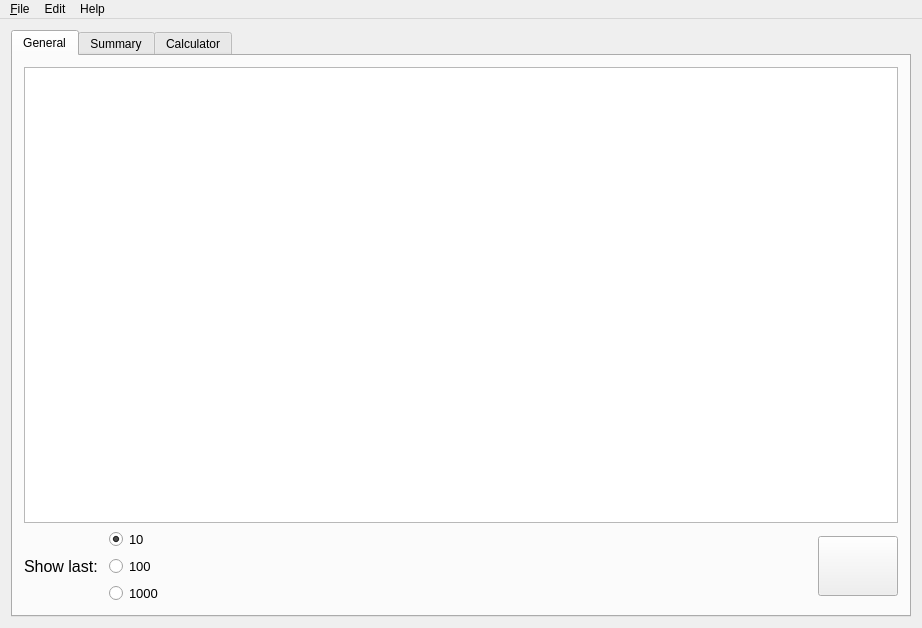
<?xml version="1.0" encoding="UTF-8"?>
<ui version="4.0">
 <class>MainWindow</class>
 <widget class="QMainWindow" name="MainWindow">
  <property name="geometry">
   <rect>
    <x>0</x>
    <y>0</y>
    <width>922</width>
    <height>628</height>
   </rect>
  </property>
  <property name="windowTitle">
   <string>MainWindow</string>
  </property>
  <widget class="QWidget" name="centralWidget">
   <layout class="QGridLayout" name="gridLayout">
    <item row="0" column="1">
     <widget class="QTabWidget" name="tabs">
      <property name="currentIndex">
       <number>0</number>
      </property>
      <widget class="QWidget" name="tab_table">
       <attribute name="title">
        <string>General</string>
       </attribute>
       <layout class="QGridLayout" name="gridLayout_3">
        <item row="0" column="0">
         <widget class="QTableView" name="tv_mainTableView">
          <property name="font">
           <font>
            <pointsize>12</pointsize>
           </font>
          </property>
         </widget>
        </item>
        <item row="1" column="0">
         <layout class="QGridLayout" name="gridLayout_2">
          <item row="1" column="0">
           <widget class="QLabel" name="lbl_showLast">
            <property name="sizePolicy">
             <sizepolicy hsizetype="Preferred" vsizetype="Fixed">
              <horstretch>0</horstretch>
              <verstretch>0</verstretch>
             </sizepolicy>
            </property>
            <property name="font">
             <font>
              <pointsize>12</pointsize>
             </font>
            </property>
            <property name="text">
             <string>Show last: </string>
            </property>
           </widget>
          </item>
          <item row="0" column="3" rowspan="3">
           <widget class="QPushButton" name="btn_addRecord">
            <property name="minimumSize">
             <size>
              <width>80</width>
              <height>60</height>
             </size>
            </property>
            <property name="font">
             <font>
              <pointsize>12</pointsize>
             </font>
            </property>
            <property name="text">
             <string/>
            </property>
           </widget>
          </item>
          <item row="1" column="1">
           <widget class="QRadioButton" name="rb_show1h">
            <property name="font">
             <font>
              <pointsize>10</pointsize>
             </font>
            </property>
            <property name="text">
             <string>100</string>
            </property>
            <property name="checked">
             <bool>false</bool>
            </property>
           </widget>
          </item>
          <item row="2" column="1">
           <widget class="QRadioButton" name="rb_show1k">
            <property name="font">
             <font>
              <pointsize>10</pointsize>
             </font>
            </property>
            <property name="text">
             <string>1000</string>
            </property>
           </widget>
          </item>
          <item row="0" column="1">
           <widget class="QRadioButton" name="rb_show1d">
            <property name="font">
             <font>
              <pointsize>10</pointsize>
             </font>
            </property>
            <property name="text">
             <string>10</string>
            </property>
            <property name="checked">
             <bool>true</bool>
            </property>
           </widget>
          </item>
          <item row="0" column="2">
           <spacer name="horizontalSpacer">
            <property name="orientation">
             <enum>Qt::Horizontal</enum>
            </property>
            <property name="sizeHint" stdset="0">
             <size>
              <width>40</width>
              <height>20</height>
             </size>
            </property>
           </spacer>
          </item>
         </layout>
        </item>
       </layout>
      </widget>
      <widget class="QWidget" name="tab_filter">
       <attribute name="title">
        <string>Summary</string>
       </attribute>
      </widget>
      <widget class="QWidget" name="tab_calculator">
       <attribute name="title">
        <string>Calculator</string>
       </attribute>
      </widget>
     </widget>
    </item>
   </layout>
  </widget>
  <widget class="QMenuBar" name="menuBar">
   <property name="geometry">
    <rect>
     <x>0</x>
     <y>0</y>
     <width>922</width>
     <height>21</height>
    </rect>
   </property>
   <widget class="QMenu" name="menu_File">
    <property name="title">
     <string>&amp;File</string>
    </property>
    <addaction name="actionImport_DB"/>
    <addaction name="actionExport_DB"/>
    <addaction name="separator"/>
    <addaction name="actionExit"/>
   </widget>
   <widget class="QMenu" name="menuHelp">
    <property name="title">
     <string>Help</string>
    </property>
    <addaction name="actionAbout"/>
   </widget>
   <widget class="QMenu" name="menuAbout">
    <property name="title">
     <string>Edit</string>
    </property>
    <addaction name="actionUndo"/>
    <addaction name="actionRedo"/>
    <addaction name="separator"/>
    <addaction name="actionCut"/>
    <addaction name="actionCopy"/>
    <addaction name="actionPaste"/>
    <addaction name="separator"/>
    <addaction name="actionSwitchTab"/>
    <addaction name="separator"/>
    <addaction name="actionMinimizeWindow"/>
    <addaction name="actionMaximizeWindow"/>
   </widget>
   <addaction name="menu_File"/>
   <addaction name="menuAbout"/>
   <addaction name="menuHelp"/>
  </widget>
  <action name="actionExit">
   <property name="icon">
    <iconset resource="resources/resources.qrc">
     <normaloff>:/icons/exit.png</normaloff>:/icons/exit.png</iconset>
   </property>
   <property name="text">
    <string>Exit</string>
   </property>
   <property name="shortcut">
    <string>Ctrl+Q</string>
   </property>
  </action>
  <action name="actionCopy">
   <property name="icon">
    <iconset resource="resources/resources.qrc">
     <normaloff>:/icons/copy.png</normaloff>:/icons/copy.png</iconset>
   </property>
   <property name="text">
    <string>Copy</string>
   </property>
   <property name="shortcut">
    <string>Ctrl+C</string>
   </property>
  </action>
  <action name="actionPaste">
   <property name="icon">
    <iconset resource="resources/resources.qrc">
     <normaloff>:/icons/paste.png</normaloff>:/icons/paste.png</iconset>
   </property>
   <property name="text">
    <string>Paste</string>
   </property>
   <property name="shortcut">
    <string>Ctrl+V</string>
   </property>
  </action>
  <action name="actionUndo">
   <property name="icon">
    <iconset resource="resources/resources.qrc">
     <normaloff>:/icons/undo.png</normaloff>:/icons/undo.png</iconset>
   </property>
   <property name="text">
    <string>Undo</string>
   </property>
   <property name="shortcut">
    <string>Ctrl+Z</string>
   </property>
  </action>
  <action name="actionRedo">
   <property name="icon">
    <iconset resource="resources/resources.qrc">
     <normaloff>:/icons/redo.png</normaloff>:/icons/redo.png</iconset>
   </property>
   <property name="text">
    <string>Redo</string>
   </property>
   <property name="shortcut">
    <string>Ctrl+Y</string>
   </property>
  </action>
  <action name="actionCut">
   <property name="icon">
    <iconset resource="resources/resources.qrc">
     <normaloff>:/icons/cut.png</normaloff>:/icons/cut.png</iconset>
   </property>
   <property name="text">
    <string>Cut</string>
   </property>
   <property name="shortcut">
    <string>Ctrl+X</string>
   </property>
  </action>
  <action name="actionSwitchTab">
   <property name="icon">
    <iconset resource="resources/resources.qrc">
     <normaloff>:/icons/switch.png</normaloff>:/icons/switch.png</iconset>
   </property>
   <property name="text">
    <string>Switch tab</string>
   </property>
   <property name="shortcut">
    <string>Ctrl+Tab</string>
   </property>
  </action>
  <action name="actionAbout">
   <property name="icon">
    <iconset resource="resources/resources.qrc">
     <normaloff>:/icons/about.png</normaloff>:/icons/about.png</iconset>
   </property>
   <property name="text">
    <string>About product</string>
   </property>
  </action>
  <action name="actionMaximizeWindow">
   <property name="checkable">
    <bool>true</bool>
   </property>
   <property name="icon">
    <iconset resource="resources/resources.qrc">
     <normaloff>:/icons/maximize.png</normaloff>:/icons/maximize.png</iconset>
   </property>
   <property name="text">
    <string>Maximize window</string>
   </property>
   <property name="shortcut">
    <string>Ctrl+Return</string>
   </property>
  </action>
  <action name="actionMinimizeWindow">
   <property name="icon">
    <iconset resource="resources/resources.qrc">
     <normaloff>:/icons/minimize.png</normaloff>:/icons/minimize.png</iconset>
   </property>
   <property name="text">
    <string>Minimize window</string>
   </property>
   <property name="shortcut">
    <string>Ctrl+M</string>
   </property>
  </action>
  <action name="actionImport_DB">
   <property name="icon">
    <iconset resource="resources/resources.qrc">
     <normaloff>:/icons/import.png</normaloff>:/icons/import.png</iconset>
   </property>
   <property name="text">
    <string>Import DB</string>
   </property>
   <property name="shortcut">
    <string>Ctrl+Alt+I</string>
   </property>
  </action>
  <action name="actionExport_DB">
   <property name="icon">
    <iconset resource="resources/resources.qrc">
     <normaloff>:/icons/export.png</normaloff>:/icons/export.png</iconset>
   </property>
   <property name="text">
    <string>Export DB</string>
   </property>
   <property name="shortcut">
    <string>Ctrl+Alt+E</string>
   </property>
  </action>
 </widget>
 <layoutdefault spacing="6" margin="11"/>
 <resources>
  <include location="resources/resources.qrc"/>
 </resources>
 <connections/>
</ui>
